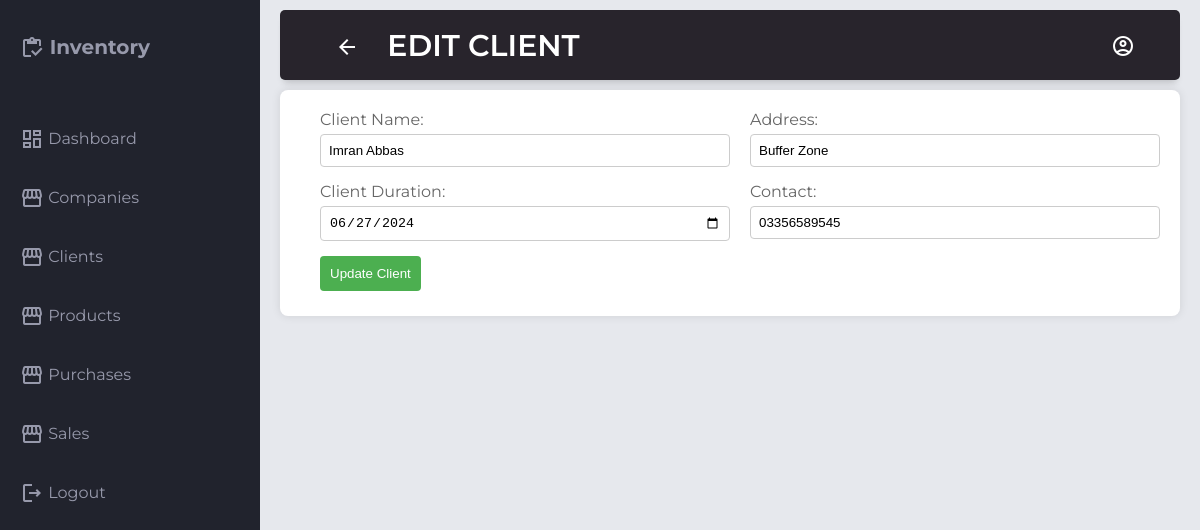
/edit_client?client_id=1, run on the app's committed database.
### tables this page shows
CREATE TABLE clients (
            client_id INTEGER PRIMARY KEY AUTOINCREMENT,
            client_name TEXT NOT NULL,
            contact TEXT NOT NULL,
            client_since DATE NOT NULL,
            address TEXT NOT NULL
        );

### app.py (the view)
@app.route("/edit_client", methods=["GET", "POST"])
def edit_client():
    if request.method == "GET":
        try:
            client_id = int(request.args.get("client_id"))
            session_id = request.cookies.get("session_id")
            client_to_edit = get_one_client(client_id)
            verified = is_valid_session(session_id)
            if not verified:
                return render_template(
                    "login.html", message="Unauthorized Access Denied!"
                )
            return render_template(
                "edit_client.html",
                request=request,
                session_id=request.cookies.get("session_id"),
                user=verified,
                client_to_edit=client_to_edit,
                page_name="Edit client",
            )
        except Exception as e:
            return jsonify({"success": False, "message": str(e)})
    else:
        client = request.get_json()
        response = update_client(client)
        return jsonify(response)

### app.py (called while the page is built)
def is_valid_session(session_id):
    user = get_user_by_session_id(session_id)
    if user:
        username = user["username"]
        expiration_time = user["session_expiration"]
        if datetime.now() < expiration_time:
            return True, username
    return False, False

### db_functions.py (called while the page is built, shortened)
def get_user_by_session_id(session_id: str):
    conn = sqlite3.connect(DATABASE)
    conn.row_factory = sqlite3.Row
    cursor = conn.cursor()
    cursor.execute("SELECT * FROM users WHERE session_id = ?", (session_id,))
    user = cursor.fetchone()
    conn.close()

def get_one_client(client_id: int):
    conn = sqlite3.connect(DATABASE)
    conn.row_factory = sqlite3.Row
    cursor = conn.cursor()
    cursor.execute("SELECT * FROM CLIENTS WHERE client_id = ?", (client_id,))
    client = cursor.fetchone()
    conn.close()
    if client:
        return dict(client)

### templates/edit_client.html (shortened to what this page needs)
{% extends 'base.html' %}
{% block header %}
</button> {{page_name|upper}} {% endblock %}
{% block main %}
<div class="form-container">
    <form onsubmit="updateClient(event,'{{client_to_edit.client_id}}','{{session_id}}')" method="post">
        <div class="form-group">
            <div class="combination">
                <label for="client_name">Client Name:</label>
                <input type="text" class="input-box" id="client_name" name="client_name"
                    placeholder="Enter Client's Name" value="{{client_to_edit.client_name}}" required>
            </div>
            <div class="combination">
                <label for="address">Address:</label>
                <input type="text" class="input-box" id="address" name="address" placeholder="Enter client's Address"
                    value="{{client_to_edit.address}} " required>
            </div>
        </div>
        <div class="form-group">
            <div class="combination">
                <label for="client_since">Client Duration:</label>
                <input type="date" class="input-box" id="client_since" name="client_since"
                    value="{{client_to_edit.client_since}}" required>
            </div>
            <div class="combination">
                <label for="contact">Contact:</label>
                <input type="text" class="input-box" id="contact" name="contact" placeholder="Enter Contact No."
                    value="{{client_to_edit.contact}}" required>
            </div>
        </div>
        <div class="form-group">
            <div class="combination">
                <button type="submit">Update Client</button>
            </div>
        </div>
    </form>
</div>
{% endblock %}

### static/css/style.css (style rules this page uses)
body { margin: 0; padding: 0; box-sizing: border-box; background-color: #e6e8ed; color: #666666; font-family: "Montserrat", sans-serif; }
.form-container { background-color: #fff; padding: 20px; border-radius: 8px; box-shadow: 0 0 10px rgba(0, 0, 0, 0.1); width: max-content; }
.form-group { display: flex; flex-direction: row; margin-bottom: 5px; }
.combination { display: flex; flex-direction: column; margin-left: 20px; }
.input-box { width: 410px; }
button { background-color: #3261e4; color: white; padding: 10px 15px; border: none; border-radius: 4px; cursor: pointer; }
label { display: block; margin-bottom: 8px; }
input, select { width: 100%; padding: 10px; margin-bottom: 16px; border: 1px solid #ccc; border-radius: 4px; box-sizing: border-box; }

### templates/base.html (style rules this page uses)
form { width: 40%; }
form label { display: block; margin-bottom: 5px; }
form input { width: 100%; padding: 8px; margin-bottom: 10px; }
form button { padding: 10px; background-color: #4CAF50; color: white; border: none; cursor: pointer; }

### data on the page
clients: client_name "Imran Abbas", address "Buffer Zone", client_since "06/27/2024", contact "03356589545"

### other printed values
{{ page_name|upper }} "EDIT CLIENT"
